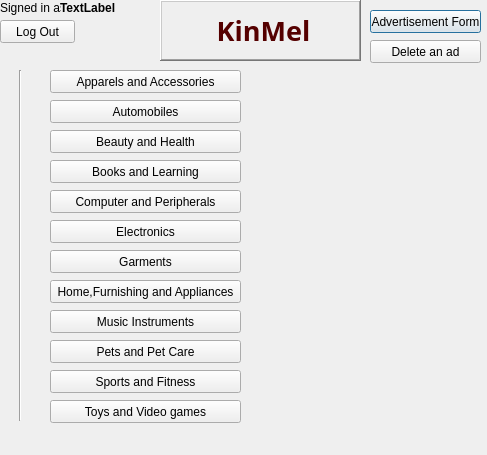
<?xml version="1.0" encoding="UTF-8"?>
<ui version="4.0">
 <class>homepage</class>
 <widget class="QDialog" name="homepage">
  <property name="geometry">
   <rect>
    <x>0</x>
    <y>0</y>
    <width>487</width>
    <height>455</height>
   </rect>
  </property>
  <property name="windowTitle">
   <string>Dialog</string>
  </property>
  <property name="autoFillBackground">
   <bool>false</bool>
  </property>
  <property name="styleSheet">
   <string notr="true">homepage{background:qconicalgradient(cx:0.5, cy:0.5, angle:0, stop:0 rgba(35, 40, 3, 255), stop:0.16 rgba(136, 106, 22, 255), stop:0.225 rgba(166, 140, 41, 255), stop:0.285 rgba(204, 181, 74, 255), stop:0.345 rgba(235, 219, 102, 255), stop:0.415 rgba(245, 236, 112, 255), stop:0.52 rgba(209, 190, 76, 255), stop:0.57 rgba(187, 156, 51, 255), stop:0.635 rgba(168, 142, 42, 255), stop:0.695 rgba(202, 174, 68, 255), stop:0.75 rgba(218, 202, 86, 255), stop:0.815 rgba(208, 187, 73, 255), stop:0.88 rgba(187, 156, 51, 255), stop:0.935 rgba(137, 108, 26, 255), stop:1 rgba(35, 40, 3, 255));}</string>
  </property>
  <widget class="QPushButton" name="Form">
   <property name="geometry">
    <rect>
     <x>370</x>
     <y>10</y>
     <width>111</width>
     <height>23</height>
    </rect>
   </property>
   <property name="text">
    <string>Advertisement Form</string>
   </property>
  </widget>
  <widget class="QPushButton" name="pushButton_2">
   <property name="geometry">
    <rect>
     <x>50</x>
     <y>70</y>
     <width>191</width>
     <height>23</height>
    </rect>
   </property>
   <property name="text">
    <string>Apparels and Accessories</string>
   </property>
  </widget>
  <widget class="QPushButton" name="pushButton_3">
   <property name="geometry">
    <rect>
     <x>50</x>
     <y>100</y>
     <width>191</width>
     <height>23</height>
    </rect>
   </property>
   <property name="text">
    <string>Automobiles</string>
   </property>
  </widget>
  <widget class="QPushButton" name="pushButton_4">
   <property name="geometry">
    <rect>
     <x>50</x>
     <y>130</y>
     <width>191</width>
     <height>23</height>
    </rect>
   </property>
   <property name="text">
    <string>Beauty and Health</string>
   </property>
  </widget>
  <widget class="QPushButton" name="pushButton_5">
   <property name="geometry">
    <rect>
     <x>50</x>
     <y>160</y>
     <width>191</width>
     <height>23</height>
    </rect>
   </property>
   <property name="text">
    <string>Books and Learning</string>
   </property>
  </widget>
  <widget class="QPushButton" name="pushButton_6">
   <property name="geometry">
    <rect>
     <x>50</x>
     <y>190</y>
     <width>191</width>
     <height>23</height>
    </rect>
   </property>
   <property name="text">
    <string>Computer and Peripherals</string>
   </property>
  </widget>
  <widget class="QPushButton" name="pushButton_7">
   <property name="geometry">
    <rect>
     <x>50</x>
     <y>220</y>
     <width>191</width>
     <height>23</height>
    </rect>
   </property>
   <property name="text">
    <string>Electronics</string>
   </property>
  </widget>
  <widget class="QPushButton" name="pushButton_8">
   <property name="geometry">
    <rect>
     <x>50</x>
     <y>250</y>
     <width>191</width>
     <height>23</height>
    </rect>
   </property>
   <property name="text">
    <string>Garments</string>
   </property>
  </widget>
  <widget class="QPushButton" name="pushButton_9">
   <property name="geometry">
    <rect>
     <x>50</x>
     <y>280</y>
     <width>191</width>
     <height>23</height>
    </rect>
   </property>
   <property name="text">
    <string>Home,Furnishing and Appliances</string>
   </property>
  </widget>
  <widget class="QPushButton" name="pushButton_12">
   <property name="geometry">
    <rect>
     <x>50</x>
     <y>370</y>
     <width>191</width>
     <height>23</height>
    </rect>
   </property>
   <property name="text">
    <string>Sports and Fitness</string>
   </property>
  </widget>
  <widget class="QPushButton" name="pushButton_10">
   <property name="geometry">
    <rect>
     <x>50</x>
     <y>310</y>
     <width>191</width>
     <height>23</height>
    </rect>
   </property>
   <property name="text">
    <string>Music Instruments</string>
   </property>
  </widget>
  <widget class="QPushButton" name="pushButton_11">
   <property name="geometry">
    <rect>
     <x>50</x>
     <y>340</y>
     <width>191</width>
     <height>23</height>
    </rect>
   </property>
   <property name="text">
    <string>Pets and Pet Care</string>
   </property>
  </widget>
  <widget class="QLabel" name="label">
   <property name="geometry">
    <rect>
     <x>160</x>
     <y>0</y>
     <width>201</width>
     <height>61</height>
    </rect>
   </property>
   <property name="font">
    <font>
     <family>Papyrus</family>
     <pointsize>17</pointsize>
    </font>
   </property>
   <property name="styleSheet">
    <string notr="true">label{background:black;}</string>
   </property>
   <property name="frameShape">
    <enum>QFrame::WinPanel</enum>
   </property>
   <property name="frameShadow">
    <enum>QFrame::Raised</enum>
   </property>
   <property name="text">
    <string>&lt;html&gt;&lt;head/&gt;&lt;body&gt;&lt;p align=&quot;center&quot;&gt;&lt;span style=&quot; font-size:20pt; font-weight:600; color:#550000;&quot;&gt;KinMel&lt;/span&gt;&lt;/p&gt;&lt;/body&gt;&lt;/html&gt;</string>
   </property>
  </widget>
  <widget class="Line" name="line">
   <property name="geometry">
    <rect>
     <x>10</x>
     <y>70</y>
     <width>20</width>
     <height>351</height>
    </rect>
   </property>
   <property name="orientation">
    <enum>Qt::Vertical</enum>
   </property>
  </widget>
  <widget class="QPushButton" name="pushButton_13">
   <property name="geometry">
    <rect>
     <x>50</x>
     <y>400</y>
     <width>191</width>
     <height>23</height>
    </rect>
   </property>
   <property name="text">
    <string>Toys and Video games</string>
   </property>
  </widget>
  <widget class="QLabel" name="label_2">
   <property name="geometry">
    <rect>
     <x>0</x>
     <y>0</y>
     <width>61</width>
     <height>16</height>
    </rect>
   </property>
   <property name="text">
    <string>Signed in as: </string>
   </property>
  </widget>
  <widget class="QLabel" name="label_3">
   <property name="geometry">
    <rect>
     <x>60</x>
     <y>0</y>
     <width>101</width>
     <height>16</height>
    </rect>
   </property>
   <property name="text">
    <string>&lt;b&gt;TextLabel</string>
   </property>
  </widget>
  <widget class="QPushButton" name="pushButton">
   <property name="geometry">
    <rect>
     <x>370</x>
     <y>40</y>
     <width>111</width>
     <height>23</height>
    </rect>
   </property>
   <property name="text">
    <string>Delete an ad</string>
   </property>
  </widget>
  <widget class="QPushButton" name="pushButton_14">
   <property name="geometry">
    <rect>
     <x>0</x>
     <y>20</y>
     <width>75</width>
     <height>23</height>
    </rect>
   </property>
   <property name="text">
    <string>Log Out</string>
   </property>
  </widget>
 </widget>
 <resources/>
 <connections/>
</ui>
